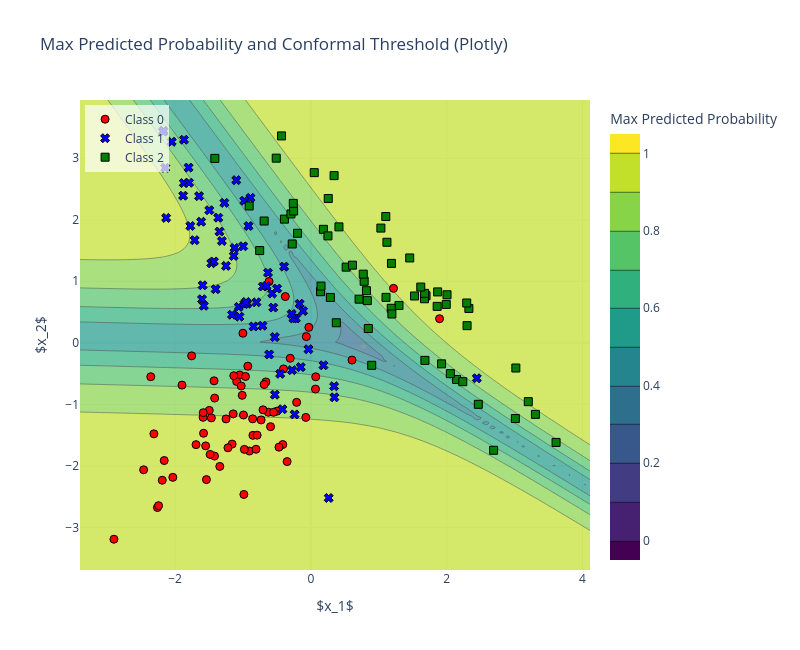

Source (notebook cell):
### Code cell
import plotly.graph_objs as go

# Define grid for visualization
x1_min, x1_max = X_data[:, 0].min() - 0.5, X_data[:, 0].max() + 0.5
x2_min, x2_max = X_data[:, 1].min() - 0.5, X_data[:, 1].max() + 0.5
xx1, xx2 = jnp.meshgrid(
    jnp.linspace(x1_min, x1_max, 100), jnp.linspace(x2_min, x2_max, 100)
)
X_grid = jnp.c_[xx1.ravel(), xx2.ravel()]

# Predict probabilities on the grid for all classes
prob_grid_all_classes = classifier.predict_proba(np.array(X_grid))
max_prob_grid = jnp.max(prob_grid_all_classes, axis=1).reshape(xx1.shape)

# Plotly surface for max predicted probability
surface = go.Contour(
    x=jnp.linspace(x1_min, x1_max, 100),
    y=jnp.linspace(x2_min, x2_max, 100),
    z=max_prob_grid,
    colorscale="Viridis",
    opacity=0.7,
    colorbar=dict(title="Max Predicted Probability"),
    contours=dict(start=0, end=1, size=0.1, coloring="fill"),
    showscale=True,
)

# Add a contour line for the conformal quantile threshold
threshold_contour = go.Contour(
    x=jnp.linspace(x1_min, x1_max, 100),
    y=jnp.linspace(x2_min, x2_max, 100),
    z=max_prob_grid,
    contours=dict(
        coloring="lines",
        showlines=True,
        start=conformal_quantile_class.item(),
        end=conformal_quantile_class.item(),
        size=0.01,
    ),
    line=dict(color="white", width=3, dash="dash"),
    showscale=False,
    name="Conformal Threshold",
)

# Plot training data points by class
scatter_traces = []
colors = ["red", "blue", "green"]
symbols = ["circle", "x", "square"]
for k in range(num_classes):
    scatter_traces.append(
        go.Scatter(
            x=np.array(X_data[y_data == k, 0]),
            y=np.array(X_data[y_data == k, 1]),
            mode="markers",
            marker=dict(
                color=colors[k],
                symbol=symbols[k],
                size=8,
                line=dict(width=1, color="black"),
            ),
            name=f"Class {k}",
        )
    )

layout = go.Layout(
    title="Max Predicted Probability and Conformal Threshold (Plotly)",
    xaxis=dict(title="$x_1$"),
    yaxis=dict(title="$x_2$"),
    legend=dict(x=0.01, y=0.99, bgcolor="rgba(255,255,255,0.7)"),
    width=800,
    height=650,
    template="plotly_white",
)

fig = go.Figure(data=[surface, threshold_contour] + scatter_traces, layout=layout)
fig.show()
